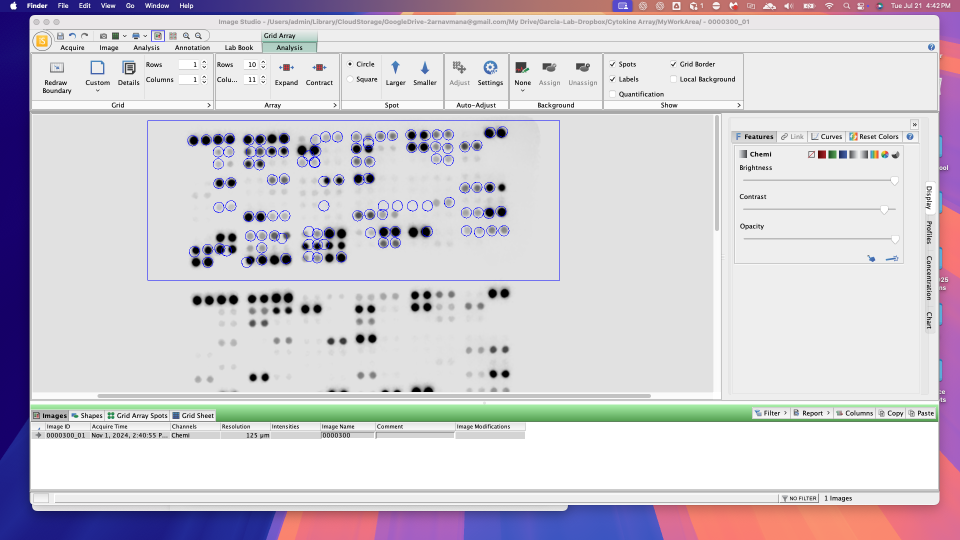
#> input picture screenshots/aligned.png, 1920 x 1080 px, found by its file name (shown at 1/2 size)
$ python find_missing_dots.py
#> lines starting #> are read from the running program, lines starting #| are printed output that depends on the picture; after the words box and inside, x2 and y2 are one past the last pixel; in counts of white or black regions, pixels touching at a corner belong together
"""Find ALL data dots in the aligned screenshot, including the really light ones."""
import cv2, numpy as np
import math

img = cv2.imread("/Users/admin/opencode-imagestudio/screenshots/aligned.png")
#> img is the input picture: shape (1080, 1920, 3); mean B, G, R 211.3, 203.2, 208
H, W = img.shape[:2]
hsv = cv2.cvtColor(img, cv2.COLOR_BGR2HSV)
#> hsv: shape (1080, 1920, 3); mean H, S, V 21.5, 25.9, 217.7

# Try different V thresholds
print("Data dot detection with different V thresholds:")
for v_max in [180, 200, 210, 215, 220, 225, 230, 235, 240]:
    mask = cv2.inRange(hsv, np.array((0, 0, 0)), np.array((180, 50, v_max)))
    blurred = cv2.GaussianBlur(mask, (5, 5), 1)
    circles = cv2.HoughCircles(blurred, cv2.HOUGH_GRADIENT, dp=1, minDist=15,
                                param1=80, param2=15, minRadius=3, maxRadius=15)
    n = 0 if circles is None else len(circles[0])
    print(f"  V<{v_max}: {n} dots")
#> this loop made 9 passes
#> n on passes 1 to 8: 265, 289, 297, 299, 291, 242, 248, 212
#> (printed output is left out)
#> pass 1, `mask = cv2.inRange(hsv, np.array((0, 0, 0)), np.array((180, 50, v_max)))`:
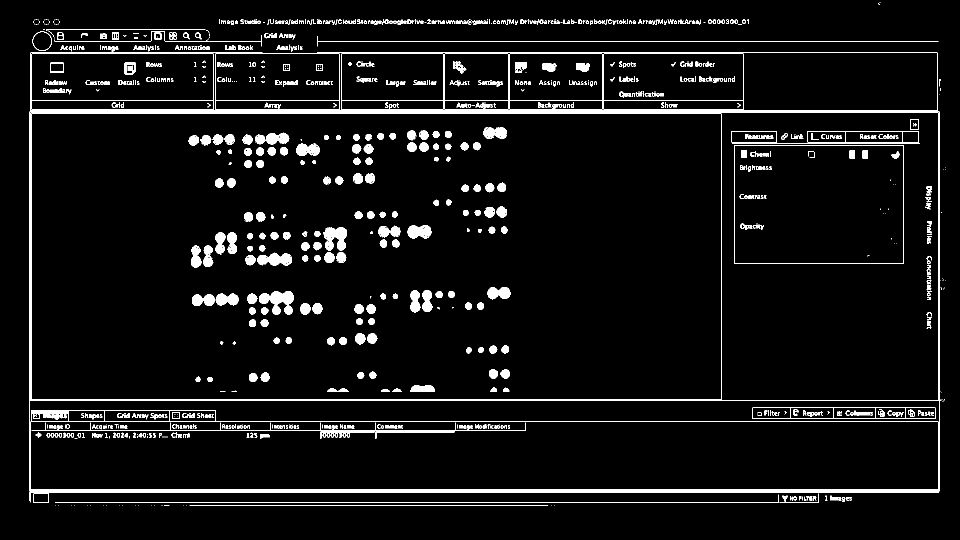
#> mask: shape (1080, 1920) (shown at 1/2 size); 5.1% white; 1087 white regions (357 under 20 px), largest, box (x1, y1, x2, y2) and area: (61, 820, 1877, 980) 5294, (59, 223, 1880, 982) 5162, (61, 225, 1877, 802) 4782
#> pass 1, `blurred = cv2.GaussianBlur(mask, (5, 5), 1)`:
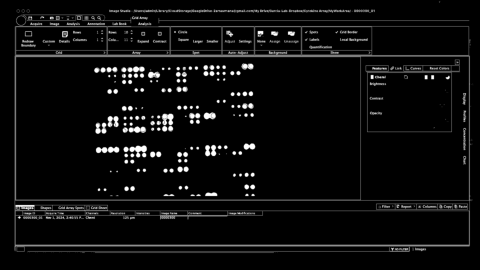
#> blurred: shape (1080, 1920) (shown at 1/4 size); min 0, max 255, mean 12.9
#> pass 2, `mask = cv2.inRange(hsv, np.array((0, 0, 0)), np.array((180, 50, v_max)))`:
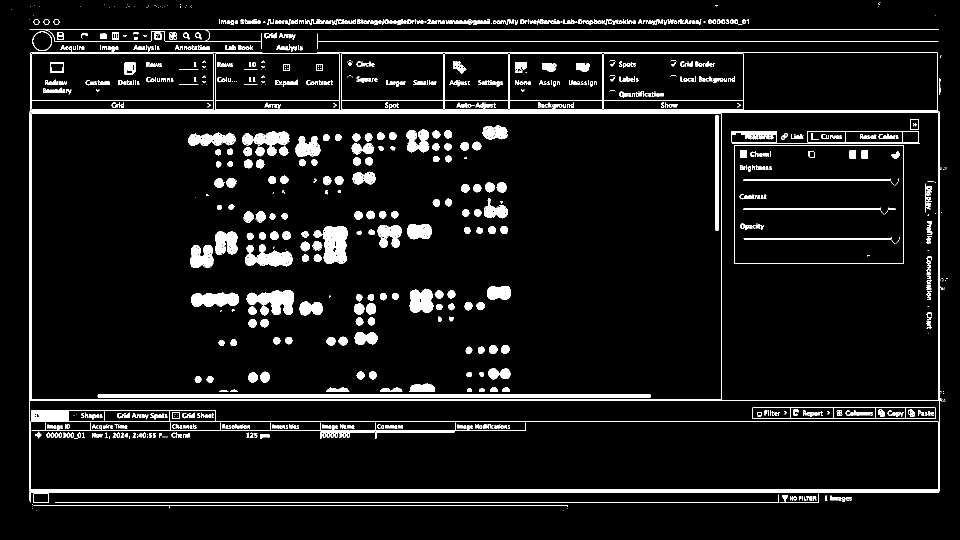
#> mask: shape (1080, 1920) (shown at 1/2 size); 6.8% white; 1055 white regions (317 under 20 px), largest, box (x1, y1, x2, y2) and area: (195, 788, 1302, 796) 8836, (61, 820, 1877, 980) 6249, (59, 223, 1883, 982) 5206
#> pass 2, `blurred = cv2.GaussianBlur(mask, (5, 5), 1)`:
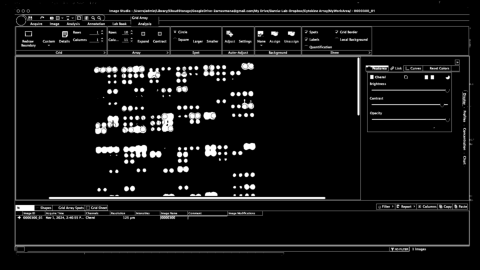
#> blurred: shape (1080, 1920) (shown at 1/4 size); min 0, max 255, mean 17.3
#> after the loop:
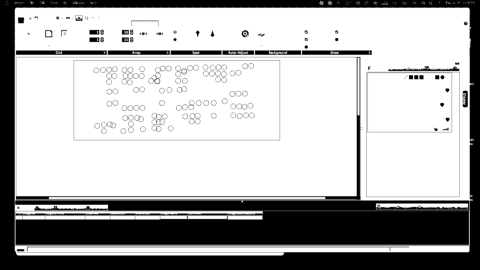
#> blurred: shape (1080, 1920) (shown at 1/4 size); min 0, max 255, mean 177.2

# Also check: what's the V value at known dot positions?
# Sample a few dots detected at V<200 and check their actual V
mask200 = cv2.inRange(hsv, np.array((0, 0, 0)), np.array((180, 50, 200)))
blurred200 = cv2.GaussianBlur(mask200, (5, 5), 1)
circles200 = cv2.HoughCircles(blurred200, cv2.HOUGH_GRADIENT, dp=1, minDist=15,
                               param1=80, param2=15, minRadius=3, maxRadius=15)
#> circles200 = 289 rows, first 8: [978.5, 264.5, 13.2], [736.5, 296.5, 10.9], [529.5, 753.5, 9.6], [349.5, 828.5, 9.6], [496.5, 278.5, 9.6], [405.5, 70.5, 14.4], [743.5, 676.5, 11], [1827.5, 248.5, 10.9]
if circles200 is not None:
    print(f"\nSample V values at detected dots (V<200):")
    for x, y, r in circles200[0][:10]:
        x, y = int(x), int(y)
        h, s, v = hsv[y, x]
        print(f"  ({x},{y}): HSV=({h},{s},{v})")
#> this loop made 10 passes
#> (x, y, r, h, s, v) on passes 1 to 8: (978, 264, 13.2, 0, 0, 0), (736, 296, 10.9, 0, 0, 0), (529, 753, 9.6, 0, 0, 0), (349, 828, 9.6, 109, 25, 82), (496, 278, 9.6, 0, 0, 0), (405, 70, 14.4, 0, 0, 238), (743, 676, 11, 0, 0, 0), (1827, 248, 10.9, 0, 0, 37)
#> (printed output is left out)

# Now look for dots that are ONLY visible at higher V thresholds
# (detected at V<230 but NOT at V<200)
mask230 = cv2.inRange(hsv, np.array((0, 0, 0)), np.array((180, 50, 230)))
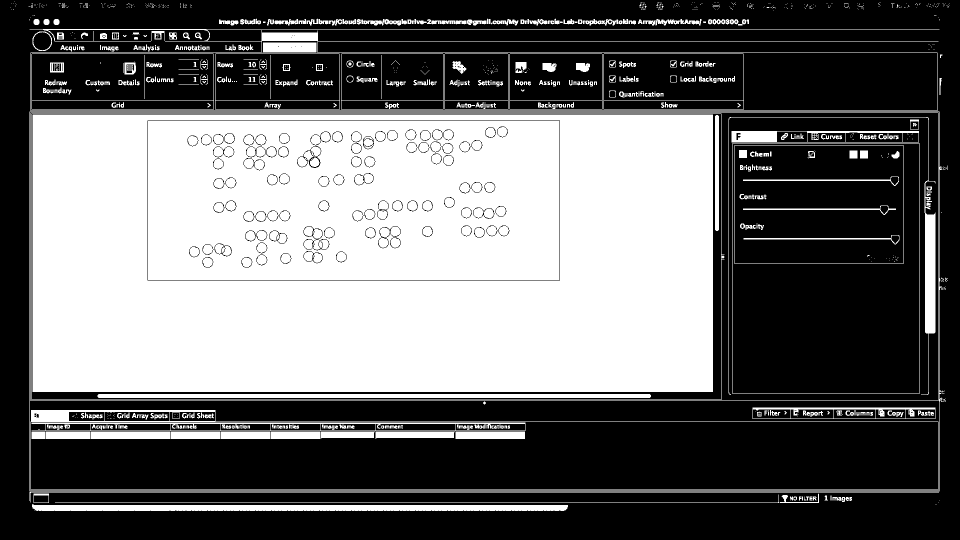
#> mask230: shape (1080, 1920) (shown at 1/2 size); 42.5% white; 1008 white regions (570 under 20 px), largest, box (x1, y1, x2, y2) and area: (65, 229, 1426, 784) 491355, (296, 242, 1119, 560) 254333, (64, 1008, 1136, 1022) 12674
blurred230 = cv2.GaussianBlur(mask230, (5, 5), 1)
circles230 = cv2.HoughCircles(blurred230, cv2.HOUGH_GRADIENT, dp=1, minDist=15,
                               param1=80, param2=15, minRadius=3, maxRadius=15)
#> circles230 = 248 rows, first 8: [571.5, 516.5, 11.8], [647.5, 362.5, 11.8], [677.5, 359.5, 11.8], [682.5, 513.5, 11.8], [821.5, 269.5, 11.8], [932.5, 461.5, 11.8], [436.5, 327.5, 11.8], [523.5, 519.5, 11.8]
if circles230 is not None:
    dots200 = set((int(x//5), int(y//5)) for x, y, r in circles200[0]) if circles200 is not None else set()
#> dots200 = 289 items
    new_dots = []
    for x, y, r in circles230[0]:
        key = (int(x//5), int(y//5))
        if key not in dots200:
            x, y = int(x), int(y)
            h, s, v = hsv[y, x]
            new_dots.append((x, y, v))
#> this loop made 248 passes
#> (x, y, r, key, h, s, v) on passes 1, 2, 3, 5, 8, 12, 14, 16: (571, 516, 11.8, (114, 103), 0, 0, 0), (647, 362, 11.8, (129, 72), 0, 0, 141), (677, 359, 11.8, (135, 71), 0, 0, 0), (821, 269, 11.8, (164, 53), 0, 0, 0), (523, 519, 11.8, (104, 103), 0, 0, 0), (1007, 461, 11.8, (201, 92), 0, 0, 135), (850, 270, 11, (170, 54), 0, 0, 0), (461, 365, 11, (92, 73), 0, 0, 0)
#> after the loop, new_dots = 151 items, first 6: (571, 516, 0), (647, 362, 141), (677, 359, 0), (821, 269, 0), (523, 519, 0), (1007, 461, 135)
    print(f"\nDots found at V<230 but NOT at V<200: {len(new_dots)}")
#| Dots found at V<230 but NOT at V<200: 151
    for x, y, v in sorted(new_dots, key=lambda d: d[2])[:15]:
        print(f"  ({x},{y}): V={v}")
#> this loop made 15 passes
#> (x, y) on passes 1 to 8: (571, 516), (677, 359), (821, 269), (523, 519), (850, 270), (461, 365), (385, 281), (388, 503)
#> (printed output is left out)

$ run again, with screenshots/blue_target_overlay.png copied over screenshots/aligned.png
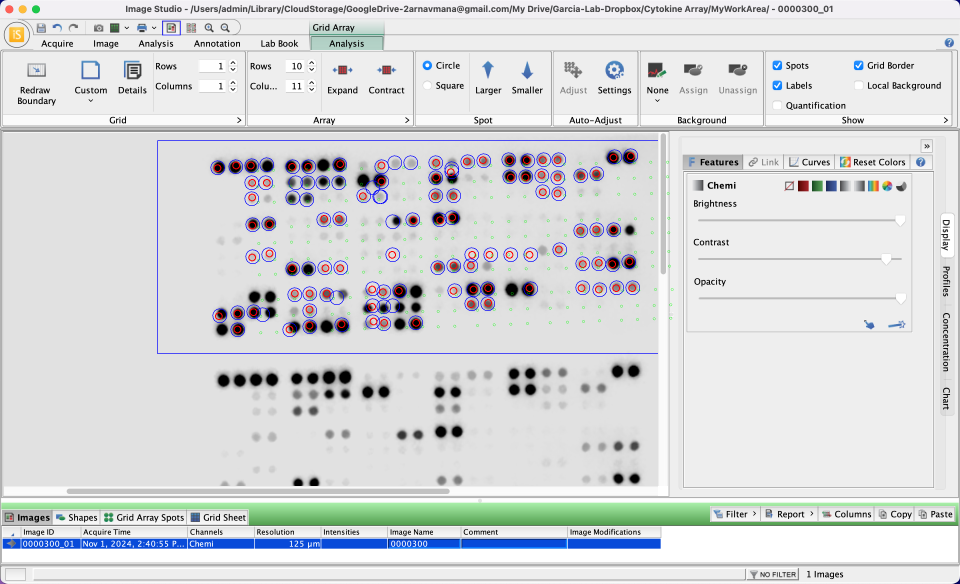
#> input picture screenshots/blue_target_overlay.png, 2880 x 1750 px, found by its file name (shown at 1/3 size)
#> img is the input picture: shape (1750, 2880, 3); mean B, G, R 218.8, 217.4, 215.4
#> hsv: shape (1750, 2880, 3); mean H, S, V 8.9, 9, 222
#> the loop `for v_max in [180, 200, 210, 215, 220, 225, 230, 235, 240]:` made 9 passes
#> n on passes 1 to 8: 461, 482, 498, 498, 515, 490, 466, 473
#> (printed output is left out)
#> after the loop `for v_max in [180, 200, 210, 215, 220, 225, 230, 235, 240]:`:
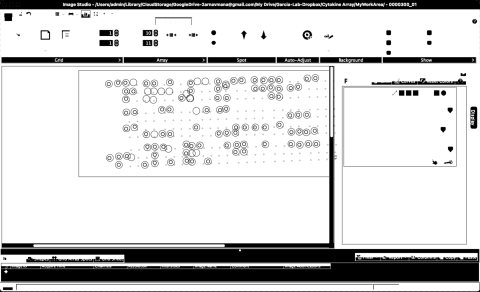
#> blurred: shape (1750, 2880) (shown at 1/6 size); min 0, max 255, mean 209.1
#> circles200 = 482 rows, first 8: [1460.5, 798.5, 14.4], [1036.5, 1301.5, 14.4], [988.5, 1302.5, 14.4], [1452.5, 484.5, 14.4], [1102.5, 972.5, 14.4], [1367.5, 1226.5, 14.4], [1020.5, 660.5, 14.4], [1792.5, 790.5, 14.4]
#> the loop `for x, y, r in circles200[0][:10]:` made 10 passes
#> (x, y, r, h, s, v) on passes 1 to 8: (1460, 798, 14.4, 0, 0, 155), (1036, 1301, 14.4, 0, 0, 130), (988, 1302, 14.4, 0, 0, 134), (1452, 484, 14.4, 0, 0, 112), (1102, 972, 14.4, 0, 0, 148), (1367, 1226, 14.4, 0, 0, 127), (1020, 660, 14.4, 0, 0, 101), (1792, 790, 14.4, 0, 0, 153)
#> (printed output is left out)
#> `mask230 = cv2.inRange(hsv, np.array((0, 0, 0)), np.array((180, 50, 230..`:
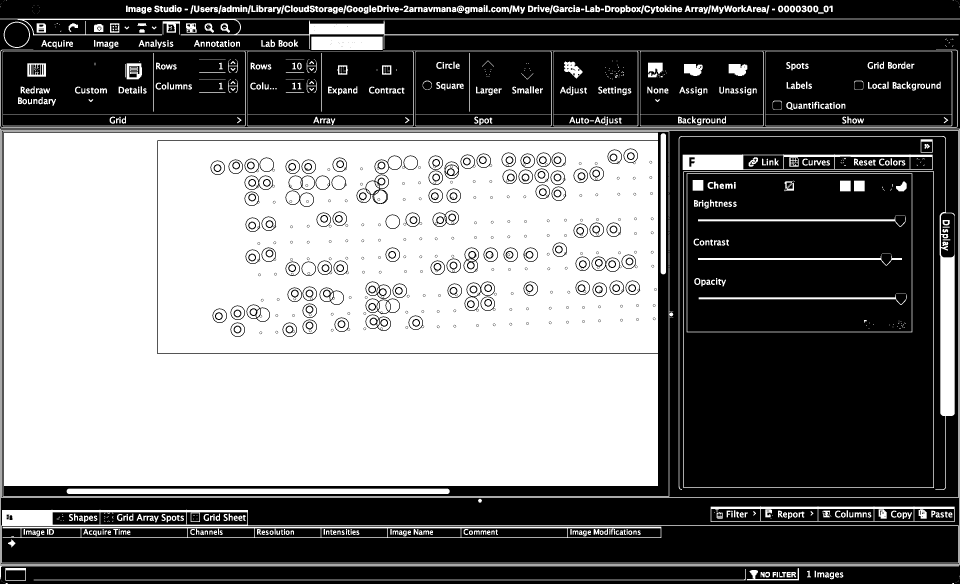
#> mask230: shape (1750, 2880) (shown at 1/3 size); 47.2% white; 1149 white regions (237 under 20 px), largest, box (x1, y1, x2, y2) and area: (12, 398, 1974, 1458) 1116938, (474, 423, 1974, 1060) 796995, (2036, 408, 2864, 1470) 26245
#> circles230 = 466 rows, first 8: [1281.5, 255.5, 12.2], [1320.5, 663.5, 14.4], [1308.5, 488.5, 11.8], [1740.5, 692.5, 11.8], [1628.5, 576.5, 11.8], [1381.5, 27.5, 11], [1422.5, 764.5, 14.4], [1584.5, 862.5, 14.4]
#> dots200 = 482 items
#> the loop `for x, y, r in circles230[0]:` made 466 passes
#> (x, y, r, key, h, s, v) on passes 1, 2, 5, 7, 10, 11, 13, 15: (1281, 255, 12.2, (256, 51), 0, 0, 255), (1320, 663, 14.4, (264, 132), 0, 0, 0), (1628, 576, 11.8, (325, 115), 0, 0, 174), (1422, 764, 14.4, (284, 152), 0, 0, 222), (1359, 875, 14.4, (271, 175), 0, 0, 194), (1534, 534, 14.4, (306, 106), 0, 0, 0), (1782, 523, 14.4, (356, 104), 0, 0, 77), (755, 940, 14.4, (151, 188), 0, 0, 0)
#> after the loop `for x, y, r in circles230[0]:`: new_dots = 275 items, first 6: (1281, 255, 255), (1320, 663, 0), (1628, 576, 174), (1422, 764, 222), (1359, 875, 194), (1534, 534, 0)
#| Dots found at V<230 but NOT at V<200: 275
#> the loop `for x, y, v in sorted(new_dots, key=lambda d: d[2])[:15]:` made 15 passes
#> (x, y) on passes 1 to 8: (1320, 663), (1534, 534), (755, 940), (1148, 548), (1580, 536), (647, 508), (811, 666), (1311, 532)
#> (printed output is left out)

$ run again, with screenshots/dots.png copied over screenshots/aligned.png
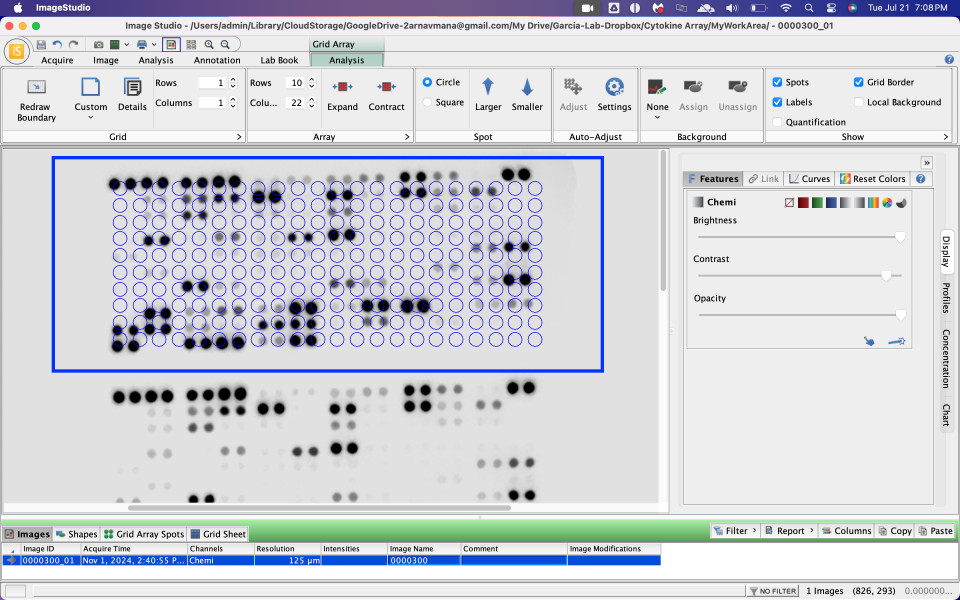
#> input picture screenshots/dots.png, 2880 x 1800 px, found by its file name (shown at 1/3 size)
#> img is the input picture: shape (1800, 2880, 3); mean B, G, R 217.5, 211.4, 208.7
#> hsv: shape (1800, 2880, 3); mean H, S, V 13.5, 14.4, 219.6
#> the loop `for v_max in [180, 200, 210, 215, 220, 225, 230, 235, 240]:` made 9 passes
#> n on passes 1 to 8: 462, 459, 468, 439, 465, 377, 355, 369
#> (printed output is left out)
#> after the loop `for v_max in [180, 200, 210, 215, 220, 225, 230, 235, 240]:`:
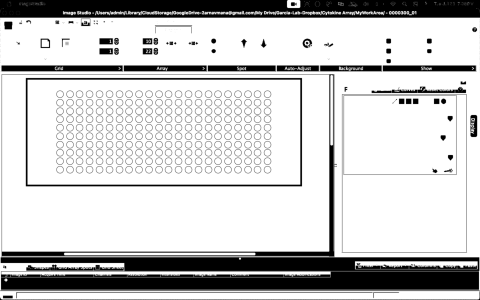
#> blurred: shape (1800, 2880) (shown at 1/6 size); min 0, max 255, mean 201.3
#> circles200 = 459 rows, first 8: [722.5, 1351.5, 14.4], [674.5, 1352.5, 14.4], [1359.5, 575.5, 14.4], [1146.5, 848.5, 14.4], [788.5, 1022.5, 14.4], [1430.5, 841.5, 14.4], [837.5, 1021.5, 14.4], [1053.5, 1276.5, 14.4]
#> the loop `for x, y, r in circles200[0][:10]:` made 10 passes
#> (x, y, r, h, s, v) on passes 1 to 8: (722, 1351, 14.4, 0, 0, 130), (674, 1352, 14.4, 0, 0, 134), (1359, 575, 14.4, 0, 0, 129), (1146, 848, 14.4, 0, 0, 155), (788, 1022, 14.4, 0, 0, 148), (1430, 841, 14.4, 0, 0, 159), (837, 1021, 14.4, 0, 0, 139), (1053, 1276, 14.4, 0, 0, 127)
#> (printed output is left out)
#> `mask230 = cv2.inRange(hsv, np.array((0, 0, 0)), np.array((180, 50, 230..`:
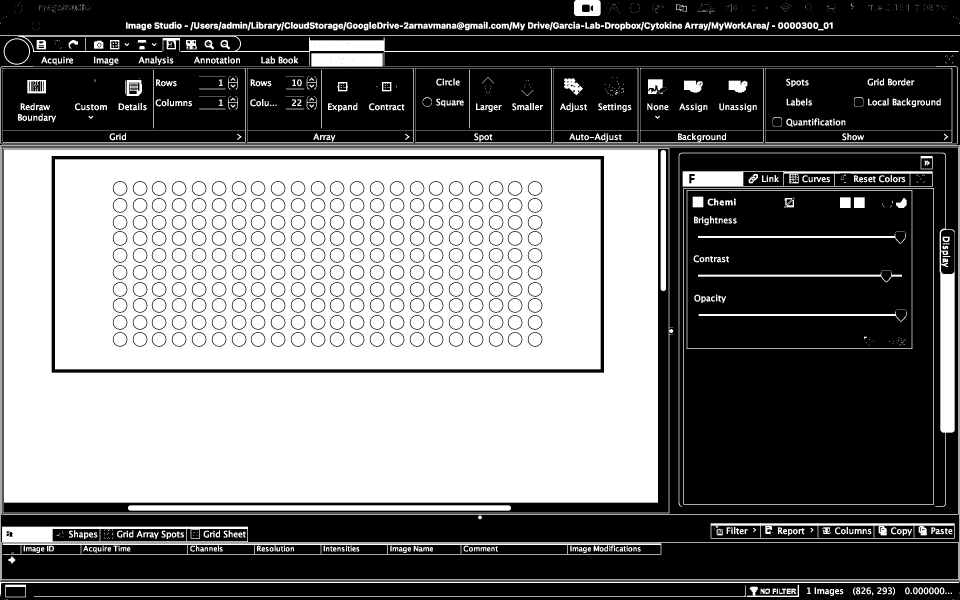
#> mask230: shape (1800, 2880) (shown at 1/3 size); 45.1% white; 1610 white regions (660 under 20 px), largest, box (x1, y1, x2, y2) and area: (12, 448, 1974, 1508) 1002670, (165, 478, 1802, 1108) 705050, (2036, 458, 2864, 1520) 26245
#> circles230 = 355 rows, first 8: [1281.5, 305.5, 12.2], [1381.5, 77.5, 11], [1942.5, 76.5, 9.6], [1668.5, 76.5, 9.6], [2368.5, 606.5, 9.6], [2833.5, 699.5, 14.4], [1439.5, 1551.5, 5.5], [583.5, 1649.5, 14.4]
#> dots200 = 459 items
#> the loop `for x, y, r in circles230[0]:` made 355 passes
#> (x, y, r, key, h, s, v) on passes 1, 5, 6, 7, 8, 9, 11, 14: (1281, 305, 12.2, (256, 61), 0, 0, 255), (2368, 606, 9.6, (473, 121), 179, 177, 184), (2833, 699, 14.4, (566, 139), 0, 0, 255), (1439, 1551, 5.5, (287, 310), 0, 0, 227), (583, 1649, 14.4, (116, 329), 0, 0, 242), (1829, 1647, 13.2, (365, 329), 0, 0, 0), (2381, 533, 9.6, (476, 106), 0, 0, 238), (1051, 1646, 14.4, (210, 329), 0, 0, 238)
#> after the loop `for x, y, r in circles230[0]:`: new_dots = 184 items, first 6: (1281, 305, 255), (2368, 606, 184), (2833, 699, 255), (1439, 1551, 227), (583, 1649, 242), (1829, 1647, 0)
#| Dots found at V<230 but NOT at V<200: 184
#> the loop `for x, y, v in sorted(new_dots, key=lambda d: d[2])[:15]:` made 15 passes
#> (x, y) on passes 1 to 8: (1829, 1647), (2472, 538), (1001, 1647), (274, 1604), (2226, 1594), (2356, 1594), (432, 322), (512, 182)
#> (printed output is left out)
